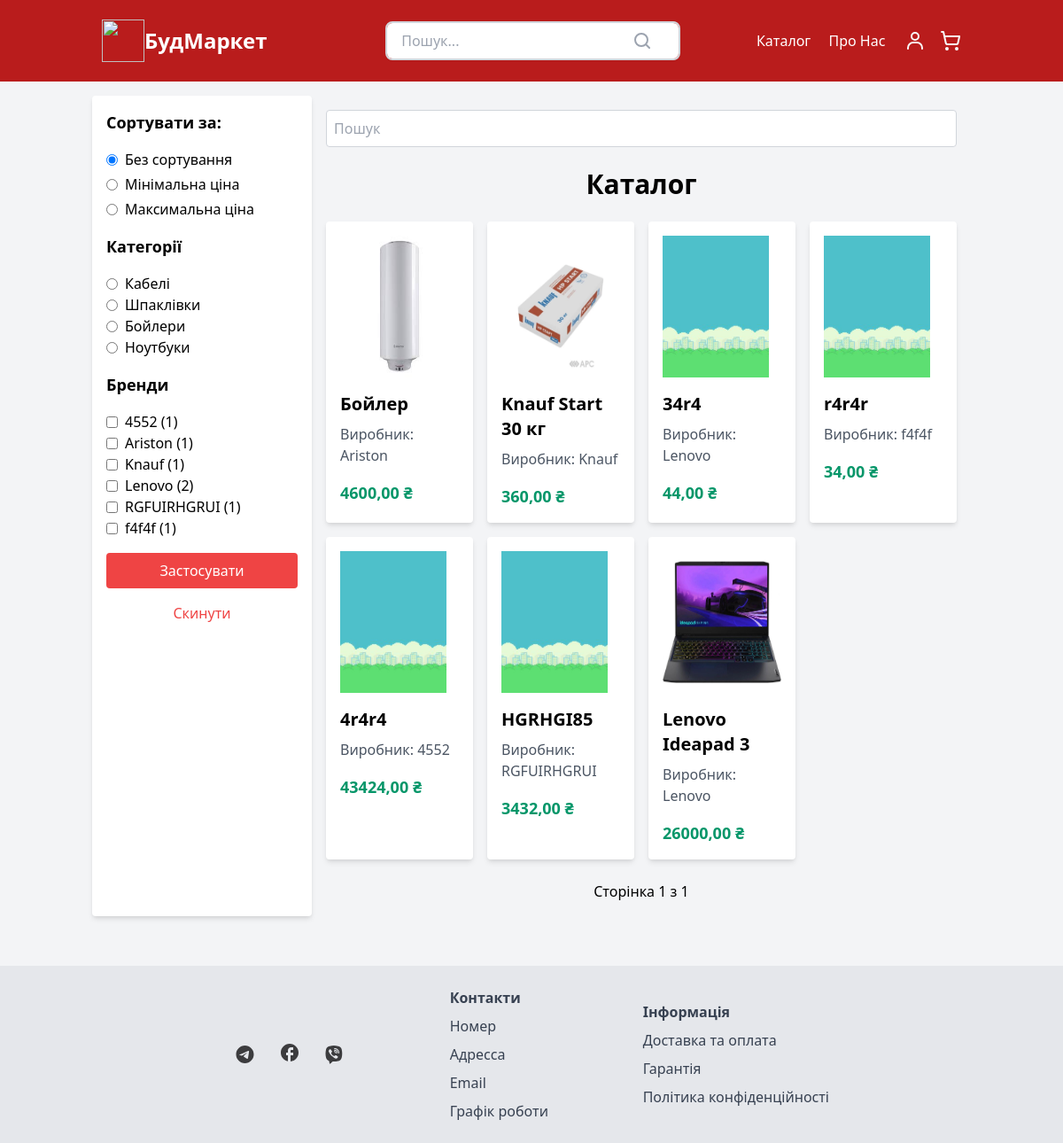
/market/catalog/, run on the app's committed database.
### market/models.py (models this page shows, shortened)
class Category(models.Model):
    name = models.CharField(max_length=200, db_index=True)
    parent = models.ForeignKey('self', on_delete=models.CASCADE, related_name='children', null=True, blank=True)
    slug = models.SlugField('URL', max_length=200, unique=True, db_index=True, null=True, blank=True)
    created_at = models.DateTimeField('Дата створення', auto_now_add=True)
    class Meta:
        unique_together = (['name', 'parent'])
        verbose_name = 'Категорія'
        verbose_name_plural = 'Категорії'

class Product(models.Model):
    category = models.ForeignKey(Category, related_name='products', on_delete=models.CASCADE, null=True)
    title = models.CharField("назва", max_length=200, db_index=True)
    slug = models.SlugField("URL", max_length=200, db_index=True, null=True, blank=True)
    brand = models.CharField("бренд", max_length=200, db_index=True, null=True, blank=True)
    image = models.ImageField("зображення", upload_to='products/%Y/%m/%d', blank=True)
    description = models.TextField("опис", null=True, blank=True)
    price = models.DecimalField('ціна', max_digits=10, decimal_places=2)
    available = models.BooleanField("Наявність", default=True)
    class Meta:
        verbose_name = 'Товар'
        verbose_name_plural = 'Товари'

### market/views.py (the view)
# urls.py: path('catalog/', views.catalog, name='catalog'),
def catalog(request, category_slug=None):
    category = None
    categories = Category.objects.all()
    brands = Product.objects.values('brand').annotate(count=Count('id')).order_by('brand').distinct()
    selected_category_slug = request.GET.get('category')
    selected_brands = request.GET.getlist('brand')
    sort_param = request.GET.get('sort')
    query = request.GET.get('q', '')
    products = Product.objects.filter(available=True)
    if selected_category_slug:
        category = get_object_or_404(Category, slug=selected_category_slug)
        products = products.filter(category=category)
    if selected_brands:
        products = products.filter(brand__in=selected_brands)
    if sort_param == 'min_price':
        products = products.order_by('price')
    elif sort_param == 'max_price':
        products = products.order_by('-price')
    if query:
        products = products.filter(Q(title__icontains=query) | Q(description__icontains=query))
    paginator = Paginator(products, 20)
    page = request.GET.get('page')
    try:
        products = paginator.page(page)
    except PageNotAnInteger:
        products = paginator.page(1)
    except EmptyPage:
        products = paginator.page(paginator.num_pages)
    return render(request, 'market/catalog.html', {
        'category': category,
        'categories': categories,
        'brands': brands,
        'products': products,
        'selected_brands': selected_brands,
        'sort_param': sort_param,
        'query': query,
    })

### market/templates/market/catalog.html (shortened to what this page needs)
<!DOCTYPE html>
{% extends "market/base.html" %}
{% load static %}
{% block content %}
    <html lang="uk">
    <head>
        <link href="https://cdn.jsdelivr.net/npm/tailwindcss@2.2.19/dist/tailwind.min.css" rel="stylesheet">
    </head>
    <body class="bg-gray-100">
    <div class="container mx-auto p-4">
        <div class="flex">
            <form method="get" action="{% url 'market:catalog' %}" class="w-1/4 p-4 bg-white rounded shadow-md">
                <h2 class="text-lg font-semibold mb-4">Сортувати за:</h2>
                <div class="mb-4">
                    <div class="flex items-center mb-1">
                        <input type="radio" id="no_sort" name="sort" value="" class="mr-2"
                               {% if not sort_param %}checked{% endif %}>
                        <label for="no_sort">Без сортування</label>
                    </div>
                    <div class="flex items-center mb-1">
                        <input type="radio" id="min_price" name="sort" value="min_price" class="mr-2"
                               {% if sort_param == 'min_price' %}checked{% endif %}>
                        <label for="min_price">Мінімальна ціна</label>
                    </div>
                    <div class="flex items-center mb-1">
                        <input type="radio" id="max_price" name="sort" value="max_price" class="mr-2"
                               {% if sort_param == 'max_price' %}checked{% endif %}>
                        <label for="max_price">Максимальна ціна</label>
                    </div>
                </div>
                <h2 class="text-lg font-semibold mb-4">Категорії</h2>
                <div class="mb-4">
                    {% for c in categories %}
                        <div class="flex items-center">
                            <input type="radio" id="{{ c.slug }}" name="category" value="{{ c.slug }}"
                                   class="mr-2" {% if c.slug == category.slug %}checked{% endif %}>
                            <label for="{{ c.slug }}">{{ c.name }}</label>
                        </div>
                    {% endfor %}
                </div>
                <h2 class="text-lg font-semibold mb-4">Бренди</h2>
                <div class="mb-4">
                    {% for brand in brands %}
                        <div class="flex items-center">
                            <input type="checkbox" id="brand-{{ brand.brand }}" name="brand"
                                   value="{{ brand.brand }}" class="mr-2"
                                    {% if brand.brand in selected_brands %} checked {% endif %}>
                            <label for="brand-{{ brand.brand }}">{{ brand.brand }} ({{ brand.count }})</label>
                        </div>
                    {% endfor %}
                </div>
                <button class="w-full bg-red-500 text-white py-2 rounded">Застосувати</button>
                <a href="{% url 'market:catalog' %}" class="block mt-4 text-red-500 text-center">Скинути</a>
            </form>
            <div class="w-3/4 p-4">
                <form method="get" action="{% url 'market:catalog' %}" class="mb-6">
                    <input type="text" name="q" placeholder="Пошук" value="{{ query }}"
                           class="w-full p-2 border border-gray-300 rounded">
                </form>
                <h1 class="text-3xl text-center font-bold mb-6">Каталог</h1>
                <div class="grid grid-cols-4 gap-4">
                    {% for product in products %}
                        <div class="bg-white p-4 items-center rounded shadow-md">
                            <img src="{{ product.image.url }}" alt="{{ product.title }}" class="bg-gray-200 h-40 mb-4">
                            <h2 class="text-xl font-semibold mb-2">{{ product.title }}</h2>
                            <p class="text-gray-600 mb-4">Виробник: {{ product.brand }}</p>
                            <p class="text-green-600 text-lg font-bold">{{ product.price }} ₴</p>
                        </div>
                    {% endfor %}
                </div>
                <div class="pagination text-center mt-6">
                <span class="step-links">
                    <span class="current">
                        Сторінка {{ products.number }} з {{ products.paginator.num_pages }}
                    </span>
                </span>
                </div>
            </div>
        </div>
    </div>
    </body>
    </html>
{% endblock content %}

### market/static/market/styles.css (style rules this page uses)
html { line-height: 1.5; -webkit-text-size-adjust: 100%; -moz-tab-size: 4; -o-tab-size: 4; tab-size: 4; font-family: ui-sans-serif, system-ui, -apple-system, BlinkMacSystemFont, "Segoe UI", Roboto, "Helvetica Neue", Arial, "Noto Sans", sans-serif, "Apple Color Emoji", "Segoe UI Emoji", "Segoe UI Symbol", "Noto Color Emoji"; font-feature-settings: normal; font-variation-settings: normal; }
body { margin: 0; line-height: inherit; }
h1, h2, h3, h4, h5, h6 { font-size: inherit; font-weight: inherit; }
a { color: inherit; text-decoration: inherit; }
button, input, optgroup, select, textarea { font-family: inherit; font-feature-settings: inherit; font-variation-settings: inherit; font-size: 100%; font-weight: inherit; line-height: inherit; color: inherit; margin: 0; padding: 0; }
button, select { text-transform: none; }
button, [type='button'], [type='reset'], [type='submit'] { -webkit-appearance: button; background-color: transparent; background-image: none; }
blockquote, dl, dd, h1, h2, h3, h4, h5, h6, hr, figure, p, pre { margin: 0; }
input::placeholder, textarea::placeholder { opacity: 1; color: #9ca3af; }
button, [role="button"] { cursor: pointer; }
img, svg, video, canvas, audio, iframe, embed, object { display: block; vertical-align: middle; }
img, video { max-width: 100%; height: auto; }
.mb-2 { margin-bottom: 0.5rem; }
.block { display: block; }
.flex { display: flex; }
.grid { display: grid; }
.w-full { width: 100%; }
.items-center { align-items: center; }
.rounded { border-radius: 0.25rem; }
.text-xl { font-size: 1.25rem; line-height: 1.75rem; }
.font-semibold { font-weight: 600; }
.text-white { --tw-text-opacity: 1; color: rgb(255 255 255 / var(--tw-text-opacity)); }

### data on the page
Category: slug "☐ Кабелі", name "Кабелі"
Category: slug "☐ Шпаклівки", name "Шпаклівки"
Category: slug "☐ Бойлери", name "Бойлери"
Category: slug "☐ Ноутбуки", name "Ноутбуки"
Product: image (picture), title "Бойлер", brand "Ariston", price "4600,00"
Product: image (picture), title "Knauf Start 30 кг", brand "Knauf", price "360,00"
Product: image (picture), title "34r4", brand "Lenovo", price "44,00"
Product: image (picture), title "r4r4r", brand "f4f4f", price "34,00"
Product: image (picture), title "4r4r4", brand "4552", price "43424,00"
Product: image (picture), title "HGRHGI85", brand "RGFUIRHGRUI", price "3432,00"
Product: image (picture), title "Lenovo Ideapad 3", brand "Lenovo", price "26000,00"

### other printed values
{{ brand.brand }} "4552" "Ariston" "Knauf" "Lenovo" "RGFUIRHGRUI" "f4f4f"
{{ brand.count }} "1" "1" "1" "2" "1" "1"
{{ products.number }} "1"
{{ products.paginator.num_pages }} "1"
